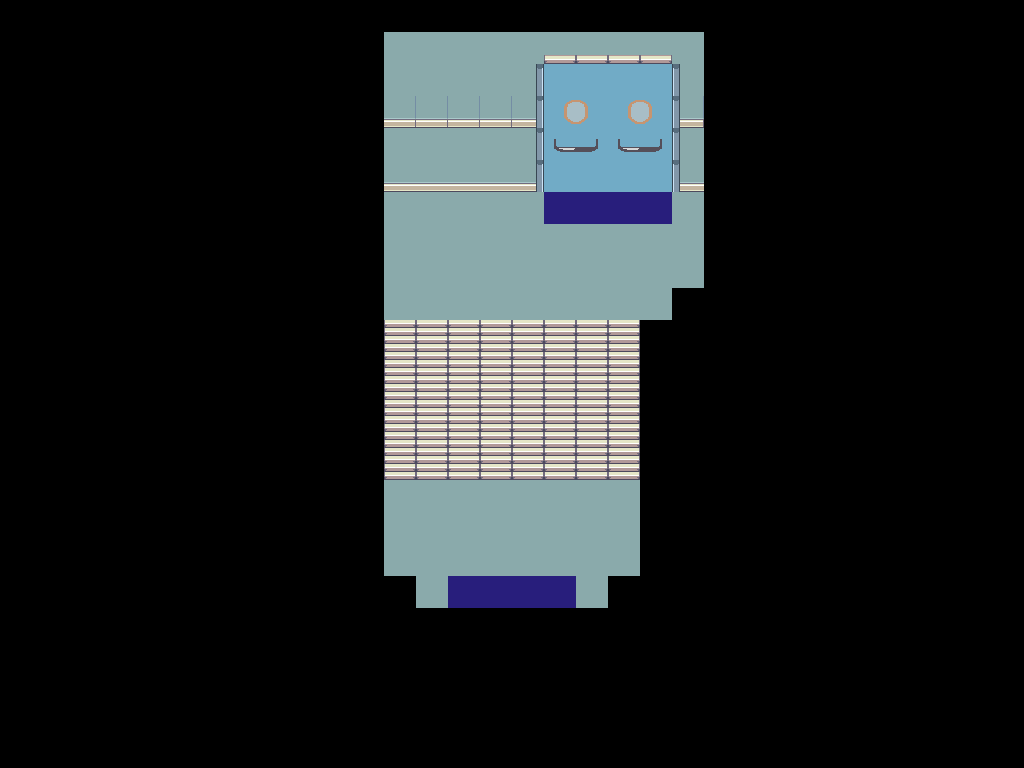

A level layout from a 2D game, rendered from its tile map. Below: a short description, then the map file with tile-grid data replaced by summaries:
An orthogonal 32x24 tile map with 32x32 px tiles, 8 tile layers (sol, escalier, vers_etage1, vers_amphi, ...), 8 tilesets.

<map version="1.8" tiledversion="1.8.2" orientation="orthogonal" renderorder="right-down" width="32" height="24" tilewidth="32" tileheight="32" infinite="0" nextlayerid="18" nextobjectid="1">
 <tileset firstgid="1" name="porte" tilewidth="32" tileheight="32" tilecount="16" columns="4">
  <image source="porte.png" trans="ff00ff" width="128" height="128" />
 </tileset>
 <tileset firstgid="17" source="test_porte(10).tsx" />
 <tileset firstgid="33" source="couleur.tsx" />
 <tileset firstgid="42" source="Interior.tsx" />
 <tileset firstgid="1066" source="porte.tsx" />
 <tileset firstgid="1082" source="pixel-cyberpunk-interior.tsx" />
 <tileset firstgid="1313" source="poignet.tsx" />
 <tileset firstgid="1314" source="porte amphi.tsx" />
 <layer id="2" name="sol" width="32" height="24">
  <data>[768 cells, 109 non-empty, 1 distinct tile ids]</data>
 </layer>
 <layer id="15" name="escalier" width="32" height="24">
  <data>[768 cells, 40 non-empty, 1 distinct tile ids]</data>
 </layer>
 <layer id="17" name="vers_etage1" width="32" height="24">
  <data>[768 cells, 4 non-empty, 1 distinct tile ids]</data>
 </layer>
 <layer id="16" name="vers_amphi" width="32" height="24">
  <data>[768 cells, 4 non-empty, 1 distinct tile ids]</data>
 </layer>
 <layer id="5" name="noir 99" width="32" height="24">
  <data>[768 cells, 609 non-empty, 4 distinct tile ids]</data>
 </layer>
 <layer id="13" name="mur 99" width="32" height="24">
  <data>[768 cells, 34 non-empty, 3 distinct tile ids]</data>
 </layer>
 <layer id="12" name="porte" width="32" height="24">
  <data>[768 cells, 16 non-empty, 5 distinct tile ids]</data>
 </layer>
 <layer id="14" name="porte2 99" width="32" height="24">
  <data>[768 cells, 12 non-empty, 3 distinct tile ids]</data>
 </layer>
</map>
